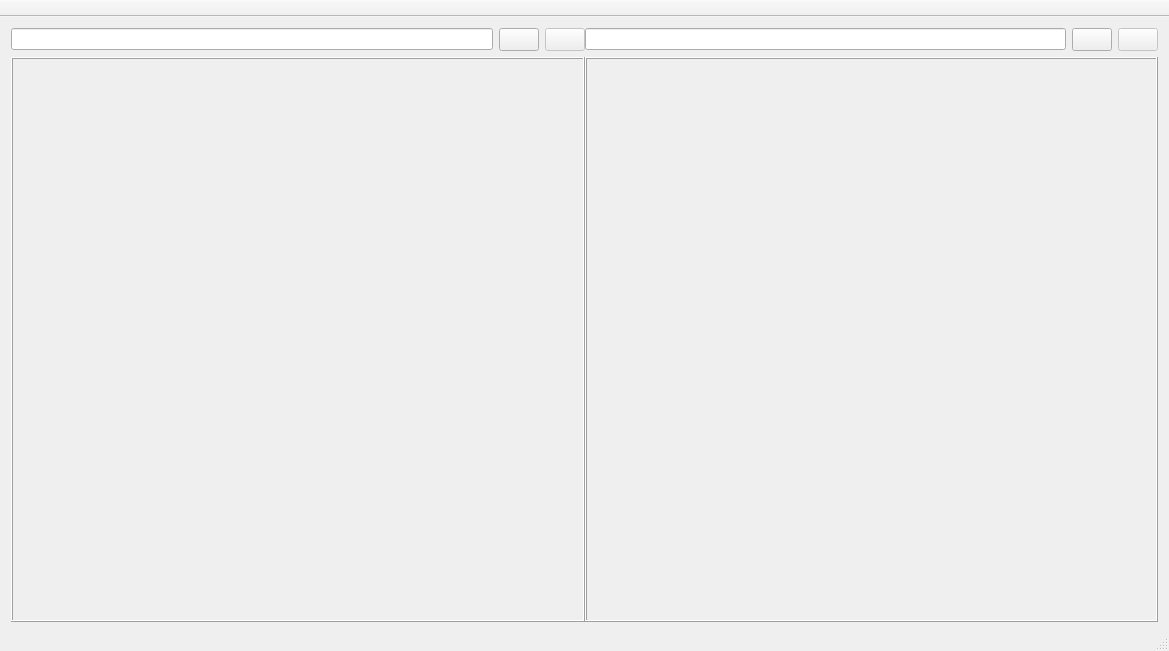
<?xml version="1.0" encoding="UTF-8"?>
<ui version="4.0">
 <class>CompareHexWin</class>
 <widget class="QMainWindow" name="CompareHexWin">
  <property name="windowModality">
   <enum>Qt::NonModal</enum>
  </property>
  <property name="geometry">
   <rect>
    <x>0</x>
    <y>0</y>
    <width>1169</width>
    <height>651</height>
   </rect>
  </property>
  <property name="acceptDrops">
   <bool>true</bool>
  </property>
  <property name="windowTitle">
   <string>RealCompare Bin File</string>
  </property>
  <property name="windowIcon">
   <iconset resource="RealCompare.qrc">
    <normaloff>:/Resources/img/main.png</normaloff>:/Resources/img/main.png</iconset>
  </property>
  <widget class="QWidget" name="centralWidget">
   <layout class="QHBoxLayout" name="horizontalLayout_2">
    <property name="spacing">
     <number>0</number>
    </property>
    <property name="topMargin">
     <number>0</number>
    </property>
    <property name="bottomMargin">
     <number>6</number>
    </property>
    <item>
     <widget class="QWidget" name="leftWidget" native="true">
      <layout class="QVBoxLayout" name="verticalLayout_left">
       <property name="spacing">
        <number>0</number>
       </property>
       <property name="leftMargin">
        <number>0</number>
       </property>
       <property name="topMargin">
        <number>0</number>
       </property>
       <property name="rightMargin">
        <number>0</number>
       </property>
       <property name="bottomMargin">
        <number>0</number>
       </property>
       <item>
        <widget class="QWidget" name="leftChildWidget" native="true">
         <layout class="QVBoxLayout" name="verticalLayout">
          <property name="leftMargin">
           <number>0</number>
          </property>
          <property name="rightMargin">
           <number>0</number>
          </property>
          <property name="bottomMargin">
           <number>1</number>
          </property>
          <item>
           <layout class="QHBoxLayout" name="horizontalLayout">
            <item>
             <widget class="QLineEdit" name="leftPath"/>
            </item>
            <item>
             <widget class="QToolButton" name="leftBt">
              <property name="minimumSize">
               <size>
                <width>40</width>
                <height>0</height>
               </size>
              </property>
              <property name="toolTip">
               <string>Open File</string>
              </property>
              <property name="text">
               <string/>
              </property>
              <property name="icon">
               <iconset resource="RealCompare.qrc">
                <normaloff>:/Resources/img/open1.png</normaloff>:/Resources/img/open1.png</iconset>
              </property>
             </widget>
            </item>
            <item>
             <widget class="QToolButton" name="leftSaveBt">
              <property name="enabled">
               <bool>false</bool>
              </property>
              <property name="minimumSize">
               <size>
                <width>40</width>
                <height>0</height>
               </size>
              </property>
              <property name="toolTip">
               <string>Save File</string>
              </property>
              <property name="text">
               <string/>
              </property>
              <property name="icon">
               <iconset resource="RealCompare.qrc">
                <normaloff>:/Resources/img/save.png</normaloff>:/Resources/img/save.png</iconset>
              </property>
             </widget>
            </item>
           </layout>
          </item>
          <item>
           <widget class="QsciDisplayWindow" name="leftSrc">
            <property name="frameShape">
             <enum>QFrame::Box</enum>
            </property>
            <property name="frameShadow">
             <enum>QFrame::Raised</enum>
            </property>
            <property name="lineWidth">
             <number>1</number>
            </property>
           </widget>
          </item>
         </layout>
        </widget>
       </item>
      </layout>
     </widget>
    </item>
    <item>
     <widget class="QWidget" name="rightWidget" native="true">
      <layout class="QVBoxLayout" name="verticalLayout_right">
       <property name="spacing">
        <number>0</number>
       </property>
       <property name="leftMargin">
        <number>0</number>
       </property>
       <property name="topMargin">
        <number>0</number>
       </property>
       <property name="rightMargin">
        <number>0</number>
       </property>
       <property name="bottomMargin">
        <number>0</number>
       </property>
       <item>
        <widget class="QWidget" name="rightChildWidget" native="true">
         <layout class="QVBoxLayout" name="verticalLayout_2">
          <property name="leftMargin">
           <number>0</number>
          </property>
          <property name="rightMargin">
           <number>0</number>
          </property>
          <property name="bottomMargin">
           <number>1</number>
          </property>
          <item>
           <layout class="QHBoxLayout" name="horizontalLayout_3">
            <item>
             <widget class="QLineEdit" name="rightPath"/>
            </item>
            <item>
             <widget class="QToolButton" name="rightBt">
              <property name="minimumSize">
               <size>
                <width>40</width>
                <height>0</height>
               </size>
              </property>
              <property name="toolTip">
               <string>Open File</string>
              </property>
              <property name="text">
               <string/>
              </property>
              <property name="icon">
               <iconset resource="RealCompare.qrc">
                <normaloff>:/Resources/img/open1.png</normaloff>:/Resources/img/open1.png</iconset>
              </property>
             </widget>
            </item>
            <item>
             <widget class="QToolButton" name="rightSaveBt">
              <property name="enabled">
               <bool>false</bool>
              </property>
              <property name="minimumSize">
               <size>
                <width>40</width>
                <height>0</height>
               </size>
              </property>
              <property name="toolTip">
               <string>Save File</string>
              </property>
              <property name="text">
               <string/>
              </property>
              <property name="icon">
               <iconset resource="RealCompare.qrc">
                <normaloff>:/Resources/img/save.png</normaloff>:/Resources/img/save.png</iconset>
              </property>
             </widget>
            </item>
           </layout>
          </item>
          <item>
           <widget class="QsciDisplayWindow" name="rightSrc">
            <property name="frameShape">
             <enum>QFrame::Box</enum>
            </property>
            <property name="frameShadow">
             <enum>QFrame::Raised</enum>
            </property>
           </widget>
          </item>
         </layout>
        </widget>
       </item>
      </layout>
     </widget>
    </item>
   </layout>
  </widget>
  <widget class="QMenuBar" name="menuBar">
   <property name="geometry">
    <rect>
     <x>0</x>
     <y>0</y>
     <width>1169</width>
     <height>23</height>
    </rect>
   </property>
  </widget>
  <widget class="QToolBar" name="mainToolBar">
   <property name="movable">
    <bool>false</bool>
   </property>
   <property name="iconSize">
    <size>
     <width>22</width>
     <height>22</height>
    </size>
   </property>
   <property name="floatable">
    <bool>false</bool>
   </property>
   <attribute name="toolBarArea">
    <enum>TopToolBarArea</enum>
   </attribute>
   <attribute name="toolBarBreak">
    <bool>false</bool>
   </attribute>
  </widget>
  <widget class="QStatusBar" name="statusBar"/>
 </widget>
 <layoutdefault spacing="6" margin="11"/>
 <customwidgets>
  <customwidget>
   <class>QsciDisplayWindow</class>
   <extends>QFrame</extends>
   <header>qscidisplaywindow.h</header>
   <container>1</container>
  </customwidget>
 </customwidgets>
 <resources>
  <include location="RealCompare.qrc"/>
 </resources>
 <connections>
  <connection>
   <sender>leftBt</sender>
   <signal>clicked()</signal>
   <receiver>CompareHexWin</receiver>
   <slot>slot_openLeftFile()</slot>
   <hints>
    <hint type="sourcelabel">
     <x>528</x>
     <y>148</y>
    </hint>
    <hint type="destinationlabel">
     <x>584</x>
     <y>624</y>
    </hint>
   </hints>
  </connection>
  <connection>
   <sender>rightBt</sender>
   <signal>clicked()</signal>
   <receiver>CompareHexWin</receiver>
   <slot>slot_openRightFile()</slot>
   <hints>
    <hint type="sourcelabel">
     <x>1106</x>
     <y>148</y>
    </hint>
    <hint type="destinationlabel">
     <x>930</x>
     <y>622</y>
    </hint>
   </hints>
  </connection>
 </connections>
 <slots>
  <slot>slot_openLeftFile()</slot>
  <slot>slot_openRightFile()</slot>
  <slot>slot_doCmp()</slot>
  <slot>slot_saveLeftFile()</slot>
  <slot>slot_saveRightFile()</slot>
 </slots>
</ui>
